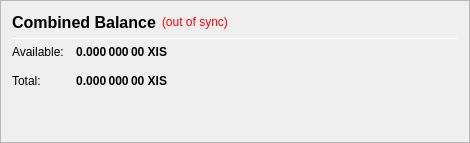
                   <widget class="QFrame" name="frame_CombinedBalances">
                    <property name="minimumSize">
                     <size>
                      <width>470</width>
                      <height>0</height>
                     </size>
                    </property>
                    <property name="frameShape">
                     <enum>QFrame::StyledPanel</enum>
                    </property>
                    <property name="frameShadow">
                     <enum>QFrame::Raised</enum>
                    </property>
                    <layout class="QVBoxLayout" name="verticalLayout_5">
                     <item>
                      <layout class="QHBoxLayout" name="horizontalLayout_5" stretch="0,0,0">
                       <item>
                        <widget class="QLabel" name="label_5z">
                         <property name="minimumSize">
                          <size>
                           <width>0</width>
                           <height>20</height>
                          </size>
                         </property>
                         <property name="font">
                          <font>
                           <pointsize>12</pointsize>
                           <weight>75</weight>
                           <bold>true</bold>
                          </font>
                         </property>
                         <property name="toolTip">
                          <string>Combined Balance (including unconfirmed and immature coins)</string>
                         </property>
                         <property name="text">
                          <string>Combined Balance</string>
                         </property>
                        </widget>
                       </item>
                       <item>
                        <widget class="QLabel" name="labelWalletStatus">
                         <property name="cursor">
                          <cursorShape>WhatsThisCursor</cursorShape>
                         </property>
                         <property name="toolTip">
                          <string>The displayed information may be out of date. Your wallet automatically synchronizes with the Xistar network after a connection is established, but this process has not completed yet.</string>
                         </property>
                         <property name="styleSheet">
                          <string notr="true">QLabel { color: red; }</string>
                         </property>
                         <property name="text">
                          <string notr="true">(out of sync)</string>
                         </property>
                         <property name="alignment">
                          <set>Qt::AlignLeading|Qt::AlignLeft|Qt::AlignVCenter</set>
                         </property>
                        </widget>
                       </item>
                       <item>
                        <spacer name="horizontalSpacer_1">
                         <property name="orientation">
                          <enum>Qt::Horizontal</enum>
                         </property>
                         <property name="sizeHint" stdset="0">
                          <size>
                           <width>40</width>
                           <height>20</height>
                          </size>
                         </property>
                        </spacer>
                       </item>
                      </layout>
                     </item>
                     <item>
                      <widget class="Line" name="line_CombinedBalance">
                       <property name="minimumSize">
                        <size>
                         <width>0</width>
                         <height>1</height>
                        </size>
                       </property>
                       <property name="maximumSize">
                        <size>
                         <width>16777215</width>
                         <height>1</height>
                        </size>
                       </property>
                       <property name="orientation">
                        <enum>Qt::Horizontal</enum>
                       </property>
                      </widget>
                     </item>
                     <item>
                      <layout class="QGridLayout" name="gridLayout_3">
                       <property name="spacing">
                        <number>12</number>
                       </property>
                       <item row="1" column="0">
                        <widget class="QLabel" name="labelBalanceTextz">
                         <property name="text">
                          <string>Available:</string>
                         </property>
                        </widget>
                       </item>
                       <item row="1" column="1">
                        <widget class="QLabel" name="labelBalancez">
                         <property name="font">
                          <font>
                           <weight>75</weight>
                           <bold>true</bold>
                          </font>
                         </property>
                         <property name="cursor">
                          <cursorShape>IBeamCursor</cursorShape>
                         </property>
                         <property name="toolTip">
                          <string>Your current spendable balance</string>
                         </property>
                         <property name="text">
                          <string notr="true">0.000 000 00 XIS</string>
                         </property>
                         <property name="alignment">
                          <set>Qt::AlignRight|Qt::AlignTrailing|Qt::AlignVCenter</set>
                         </property>
                         <property name="textInteractionFlags">
                          <set>Qt::LinksAccessibleByMouse|Qt::TextSelectableByKeyboard|Qt::TextSelectableByMouse</set>
                         </property>
                        </widget>
                       </item>
                       <item row="2" column="0">
                        <widget class="QLabel" name="labelTotalTextz">
                         <property name="text">
                          <string>Total:</string>
                         </property>
                        </widget>
                       </item>
                       <item row="2" column="1">
                        <widget class="QLabel" name="labelTotalz">
                         <property name="font">
                          <font>
                           <weight>75</weight>
                           <bold>true</bold>
                          </font>
                         </property>
                         <property name="cursor">
                          <cursorShape>IBeamCursor</cursorShape>
                         </property>
                         <property name="toolTip">
                          <string>Total Balance, including all unavailable coins.</string>
                         </property>
                         <property name="text">
                          <string notr="true">0.000 000 00 XIS</string>
                         </property>
                         <property name="alignment">
                          <set>Qt::AlignRight|Qt::AlignTrailing|Qt::AlignVCenter</set>
                         </property>
                         <property name="textInteractionFlags">
                          <set>Qt::LinksAccessibleByMouse|Qt::TextSelectableByKeyboard|Qt::TextSelectableByMouse</set>
                         </property>
                        </widget>
                       </item>
                       <item row="2" column="3">
                        <spacer name="horizontalSpacer_2">
                         <property name="orientation">
                          <enum>Qt::Horizontal</enum>
                         </property>
                         <property name="sizeHint" stdset="0">
                          <size>
                           <width>40</width>
                           <height>20</height>
                          </size>
                         </property>
                        </spacer>
                       </item>
                      </layout>
                     </item>
                     <item>
                      <spacer name="verticalSpacer_1">
                       <property name="orientation">
                        <enum>Qt::Vertical</enum>
                       </property>
                       <property name="sizeHint" stdset="0">
                        <size>
                         <width>20</width>
                         <height>40</height>
                        </size>
                       </property>
                      </spacer>
                     </item>
                    </layout>
                   </widget>
